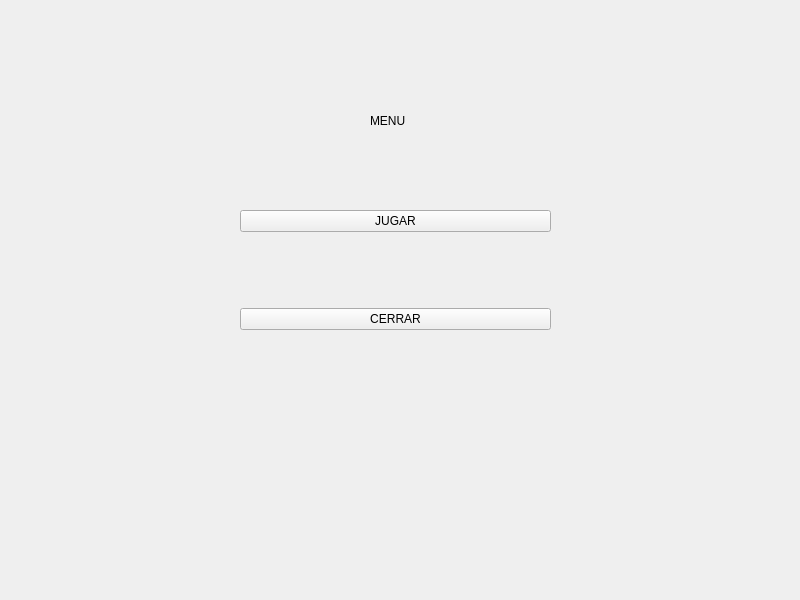
<?xml version="1.0" encoding="UTF-8"?>
<ui version="4.0">
 <class>Widget</class>
 <widget class="QWidget" name="Widget">
  <property name="geometry">
   <rect>
    <x>0</x>
    <y>0</y>
    <width>800</width>
    <height>600</height>
   </rect>
  </property>
  <property name="windowTitle">
   <string>Widget</string>
  </property>
  <widget class="QWidget" name="verticalLayoutWidget">
   <property name="geometry">
    <rect>
     <x>240</x>
     <y>140</y>
     <width>311</width>
     <height>261</height>
    </rect>
   </property>
   <layout class="QVBoxLayout" name="verticalLayout">
    <item>
     <widget class="QPushButton" name="jugar">
      <property name="text">
       <string>JUGAR</string>
      </property>
     </widget>
    </item>
    <item>
     <widget class="QPushButton" name="cerrar">
      <property name="text">
       <string>CERRAR</string>
      </property>
     </widget>
    </item>
   </layout>
  </widget>
  <widget class="QLabel" name="label">
   <property name="geometry">
    <rect>
     <x>370</x>
     <y>100</y>
     <width>81</width>
     <height>41</height>
    </rect>
   </property>
   <property name="text">
    <string>MENU</string>
   </property>
  </widget>
 </widget>
 <resources/>
 <connections/>
</ui>
